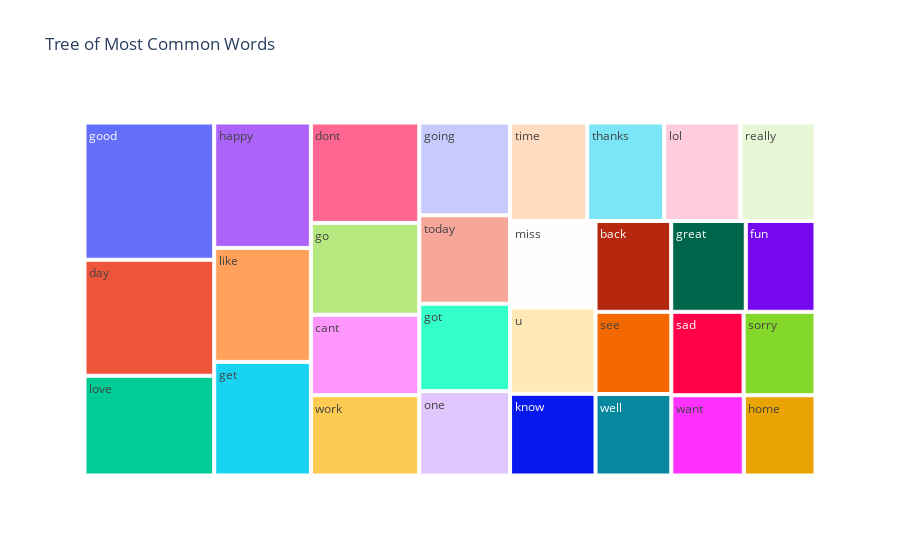

The cell this chart's notebook holds for it:
### Code cell
fig = px.treemap(temp, path=['Common_words'], values='count',title='Tree of Most Common Words')
fig.show()

### Figure 1 — Plotly figure (JSON) as saved in the notebook; plotly's stock layout.template omitted (floating-point values rounded to 4 significant figures)
{"data": [{"branchvalues": "total", "domain": {"x": [0, 1], "y": [0, 1]}, "hovertemplate": "labels=%{label}<br>count=%{value}<br>parent=%{parent}<br>id=%{id}<extra></extra>", "ids": ["back", "cant", "day", "dont", "fun", "get", "go", "going", "good", "got", "great", "happy", "home", "know", "like", "lol", "love", "miss", "one", "really", "sad", "see", "sorry", "thanks", "time", "today", "u", "want", "well", "work"], "labels": ["back", "cant", "day", "dont", "fun", "get", "go", "going", "good", "got", "great", "happy", "home", "know", "like", "lol", "love", "miss", "one", "really", "sad", "see", "sorry", "thanks", "time", "today", "u", "want", "well", "work"], "name": "", "parents": ["", "", "", "", "", "", "", "", "", "", "", "", "", "", "", "", "", "", "", "", "", "", "", "", "", "", "", "", "", ""], "type": "treemap", "values": [483, 613, 1058, 765, 445, 772, 700, 592, 1251, 558, 476, 852, 404, 491, 774, 528, 909, 519, 538, 520, 424, 438, 422, 532, 534, 564, 519, 409, 434, 612]}], "layout": {"legend": {"tracegroupgap": 0}, "title": {"text": "Tree of Most Common Words"}}}
